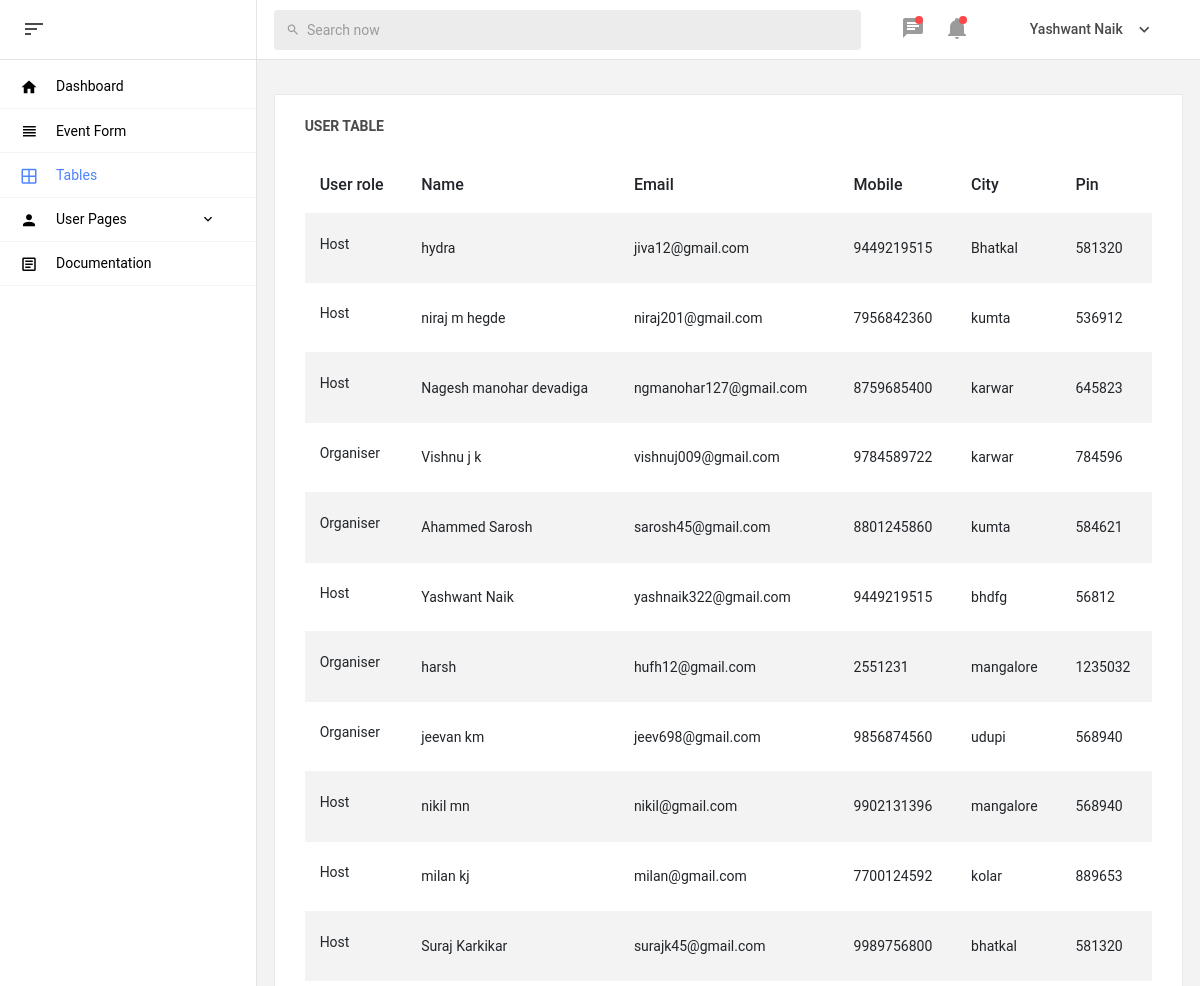
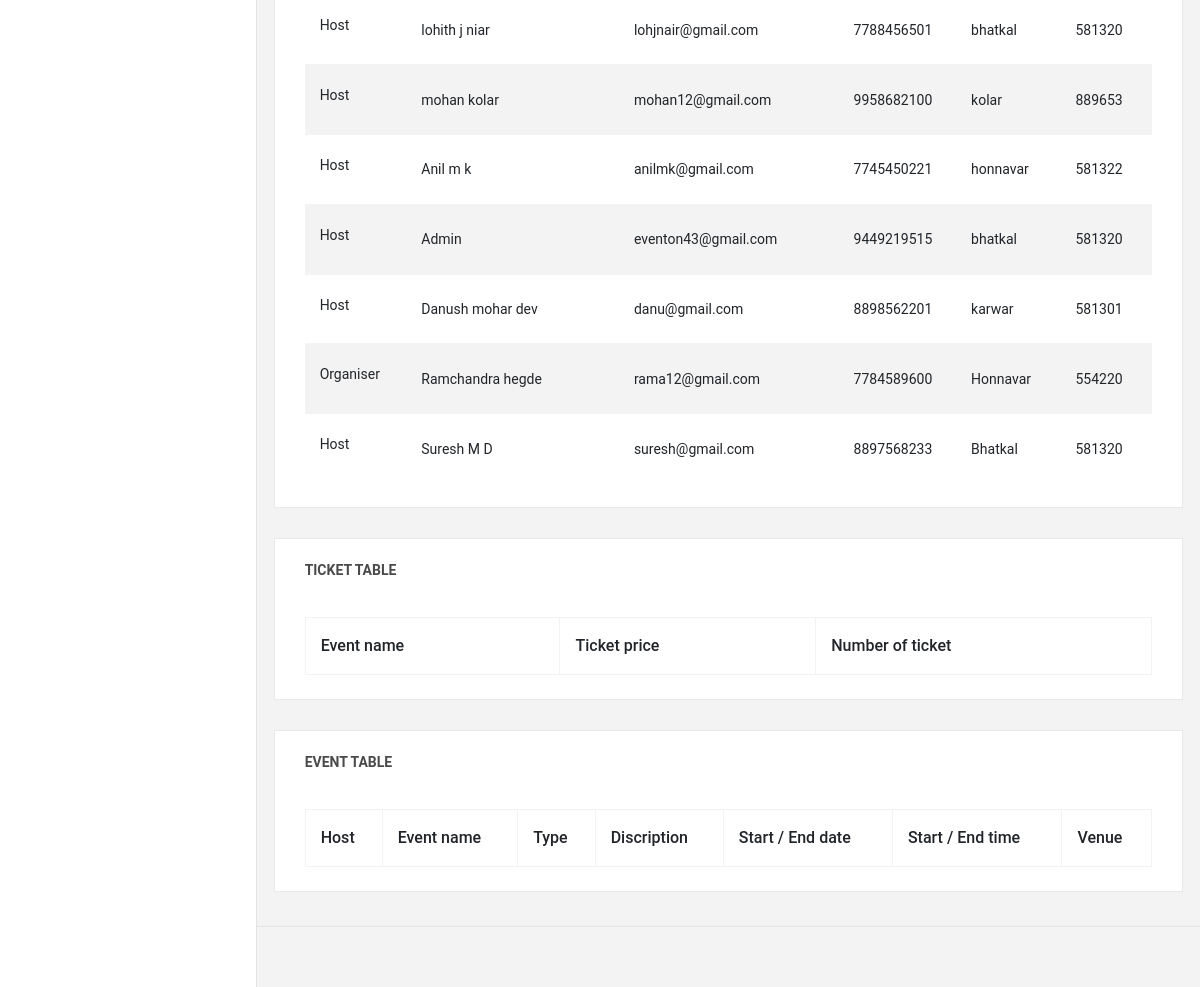
/admin/basic_table (signed in), run on the app's committed database (2 pictures, top to bottom).
### tables this page shows
CREATE TABLE "users" (
	"user_id"	INTEGER NOT NULL,
	"user_role_id"	INTEGER NOT NULL,
	"user_name"	TEXT UNIQUE,
	"email"	TEXT UNIQUE,
	"mbl_no"	INTEGER NOT NULL,
	"city"	TEXT,
	"pin"	INTEGER,
	"password"	TEXT,
	"private_venue"	TEXT,
	"public_venue"	TEXT,
	"busi_venue"	TEXT,
	"bio"	TEXT,
	"name"	TEXT,
	"participating_event"	TEXT,
	"participant_email"	TEXT,
	PRIMARY KEY("user_id" AUTOINCREMENT),
	FOREIGN KEY("user_role_id") REFERENCES "user_role"("user_role_id")
);

### app.py (the view)
@app.route("/admin/basic_table")
def table():
    admin_u = session.get("name")
    if admin_u is not None:
        connection = sqlite3.connect("ex.db")
        db = connection.cursor()
        users = db.execute("SELECT * FROM users WHERE user_role_id = '2' OR user_role_id = '3'").fetchall()
        tickets = db.execute("SELECT * FROM ticket").fetchall()
        events = db.execute("SELECT * FROM event_details").fetchall()
        return render_template("basic-table.html", users=users, tickets=tickets, events=events)
    return redirect("/admin")

### templates/basic-table.html (shortened to what this page needs)
<!DOCTYPE html>
<html lang="en">
<head>
  <link rel="stylesheet" href="{{url_for('static', filename='vendor/mdi/css/materialdesignicons.min.css')}}">
  <link rel="stylesheet" href="{{url_for('static', filename='vendor/base/vendor.bundle.base.css')}}">
  <link rel="stylesheet" href="{{url_for('static', filename='css/admin/style.css')}}">
</head>
<body>
  <div class="container-scroller">
    <nav class="navbar col-lg-12 col-12 p-0 fixed-top d-flex flex-row">
      <div class="navbar-brand-wrapper d-flex justify-content-center">
        <div class="navbar-brand-inner-wrapper d-flex justify-content-between align-items-center w-100">
          <button class="navbar-toggler navbar-toggler align-self-center" type="button" data-toggle="minimize">
            <span class="mdi mdi-sort-variant"></span>
          </button>
        </div>
      </div>
      <div class="navbar-menu-wrapper d-flex align-items-center justify-content-end">
        <ul class="navbar-nav mr-lg-4 w-100">
          <li class="nav-item nav-search d-none d-lg-block w-100">
            <div class="input-group">
              <div class="input-group-prepend">
                <span class="input-group-text" id="search">
                  <i class="mdi mdi-magnify"></i>
                </span>
              </div>
              <input type="text" class="form-control" placeholder="Search now" aria-label="search" aria-describedby="search">
            </div>
          </li>
        </ul>
        <ul class="navbar-nav navbar-nav-right">
          <li class="nav-item dropdown mr-1">
            <a class="nav-link count-indicator dropdown-toggle d-flex justify-content-center align-items-center" id="messageDropdown" href="#" data-toggle="dropdown">
              <i class="mdi mdi-message-text mx-0"></i>
              <span class="count"></span>
            </a>
          </li>
          <li class="nav-item dropdown mr-4">
            <a class="nav-link count-indicator dropdown-toggle d-flex align-items-center justify-content-center notification-dropdown" id="notificationDropdown" href="#" data-toggle="dropdown">
              <i class="mdi mdi-bell mx-0"></i>
              <span class="count"></span>
            </a>
          </li>
          <li class="nav-item nav-profile dropdown">
            <a class="nav-link dropdown-toggle" href="#" data-toggle="dropdown" id="profileDropdown">
              <span class="nav-profile-name">Yashwant Naik</span>
            </a>
          </li>
        </ul>
      </div>
    </nav>
    <div class="container-fluid page-body-wrapper">
      <nav class="sidebar sidebar-offcanvas" id="sidebar">
        <ul class="nav">
          <li class="nav-item">
            <a class="nav-link" href="/admin/dashboard">
              <i class="mdi mdi-home menu-icon"></i>
              <span class="menu-title">Dashboard</span>
            </a>
          </li>
          <li class="nav-item">
            <a class="nav-link" href="/admin/basic_element">
              <i class="mdi mdi-view-headline menu-icon"></i>
              <span class="menu-title">Event Form</span>
            </a>
          </li>
          <li class="nav-item">
            <a class="nav-link" href="/admin/basic_table">
              <i class="mdi mdi-grid-large menu-icon"></i>
              <span class="menu-title">Tables</span>
            </a>
          </li>
          <li class="nav-item">
            <a class="nav-link" data-toggle="collapse" href="#auth" aria-expanded="false" aria-controls="auth">
              <i class="mdi mdi-account menu-icon"></i>
              <span class="menu-title">User Pages</span>
              <i class="menu-arrow"></i>
            </a>
          </li>
          <li class="nav-item">
            <a class="nav-link" href="/admin/documentation">
              <i class="mdi mdi-file-document-box-outline menu-icon"></i>
              <span class="menu-title">Documentation</span>
            </a>
          </li>
        </ul>
      </nav>
      <div class="main-panel">
        <div class="content-wrapper">
          <div class="row">
            <div class="col-lg-12 grid-margin stretch-card">
              <div class="card">
                <div class="card-body">
                  <h4 class="card-title">User Table</h4>
                  <div class="table-responsive">
                    <table class="table table-striped">
                      <thead>
                        <tr>
                          <th>
                            User role
                          </th>
                          <th>
                             Name
                          </th>
                          <th>
                            Email
                          </th>
                          <th>
                            Mobile
                          </th>
                          <th>
                            City
                          </th>
                             <th>
                            Pin
                          </th>
                        </tr>
                      </thead>
                      <tbody>
                      {% for user in users %}
                        <tr>
                        {% if user[1] == 2 %}
                          <td><p>Host</p></td>
                            {% else %}
                            <td><p>Organiser</p></td>
                            {% endif %}
                        <td>{{user[2]}}</td>
                        <td>{{user[3]}}</td>
                        <td>{{user[4]}}</td>
                        <td>{{user[5]}}</td>
                        <td>{{user[6]}}</td>
                        </tr>
                       {% endfor %}
                      </tbody>
                    </table>
                  </div>
                </div>
              </div>
            </div>
            <div class="col-lg-12 grid-margin stretch-card">
              <div class="card">
                <div class="card-body">
                  <h4 class="card-title">Ticket table</h4>
                  <div class="table-responsive pt-3">
                    <table class="table table-bordered">
                      <thead>
                        <tr>
                          <th>
                              Event name
                          </th>
                          <th>
                            Ticket price
                          </th>
                          <th>
                            Number of ticket
                          </th>
                        </tr>
                      </thead>
                    </table>
                  </div>
                </div>
              </div>
            </div>
            <div class="col-lg-12 stretch-card">
              <div class="card">
                <div class="card-body">
                  <h4 class="card-title">Event Table</h4>
                  <div class="table-responsive pt-3">
                    <table class="table table-bordered">
                      <thead>
                        <tr>
                          <th>
                            Host
                          </th>
                          <th>
                            Event name
                          </th>
                          <th>
                            Type
                          </th>
                          <th>
                            Discription
                          </th>
                          <th>
                            Start / End date
                          </th>
                            <th>
                            Start / End time
                          </th>
                            <th>
                            Venue
                          </th>
                        </tr>
                      </thead>
                    </table>
                  </div>
                </div>
              </div>
            </div>
          </div>
        </div>
        <footer class="footer">
        </footer>
      </div>
    </div>
  </div>
</body>
</html>

### data on the page
users: shows "Host", user_name "hydra", email "jiva12@gmail.com", mbl_no "9449219515", city "Bhatkal", pin "581320"
users: shows "Host", user_name "niraj m hegde", email "niraj201@gmail.com", mbl_no "7956842360", city "kumta", pin "536912"
users: shows "Host", user_name "Nagesh manohar devadiga", email "ngmanohar127@gmail.com", mbl_no "8759685400", city "karwar", pin "645823"
users: shows "Organiser", user_name "Vishnu j k", email "vishnuj009@gmail.com", mbl_no "9784589722", city "karwar", pin "784596"
users: shows "Organiser", user_name "Ahammed Sarosh", email "sarosh45@gmail.com", mbl_no "8801245860", city "kumta", pin "584621"
users: shows "Host", user_name "Yashwant Naik", email "yashnaik322@gmail.com", mbl_no "9449219515", city "bhdfg", pin "56812"
users: shows "Organiser", user_name "harsh", email "hufh12@gmail.com", mbl_no "2551231", city "mangalore", pin "1235032"
users: shows "Organiser", user_name "jeevan km", email "jeev698@gmail.com", mbl_no "9856874560", city "udupi", pin "568940"
users: shows "Host", user_name "nikil mn", email "nikil@gmail.com", mbl_no "9902131396", city "mangalore", pin "568940"
users: shows "Host", user_name "milan kj", email "milan@gmail.com", mbl_no "7700124592", city "kolar", pin "889653"
users: shows "Host", user_name "Suraj Karkikar", email "surajk45@gmail.com", mbl_no "9989756800", city "bhatkal", pin "581320"
users: shows "Host", user_name "lohith j niar", email "lohjnair@gmail.com", mbl_no "7788456501", city "bhatkal", pin "581320"
users: shows "Host", user_name "mohan kolar", email "mohan12@gmail.com", mbl_no "9958682100", city "kolar", pin "889653"
users: shows "Host", user_name "Anil m k", email "anilmk@gmail.com", mbl_no "7745450221", city "honnavar", pin "581322"
users: shows "Host", user_name "Admin", email "eventon43@gmail.com", mbl_no "9449219515", city "bhatkal", pin "581320"
users: shows "Host", user_name "Danush mohar dev", email "danu@gmail.com", mbl_no "8898562201", city "karwar", pin "581301"
users: shows "Organiser", user_name "Ramchandra hegde", email "rama12@gmail.com", mbl_no "7784589600", city "Honnavar", pin "554220"
users: shows "Host", user_name "Suresh M D", email "suresh@gmail.com", mbl_no "8897568233", city "Bhatkal", pin "581320"
